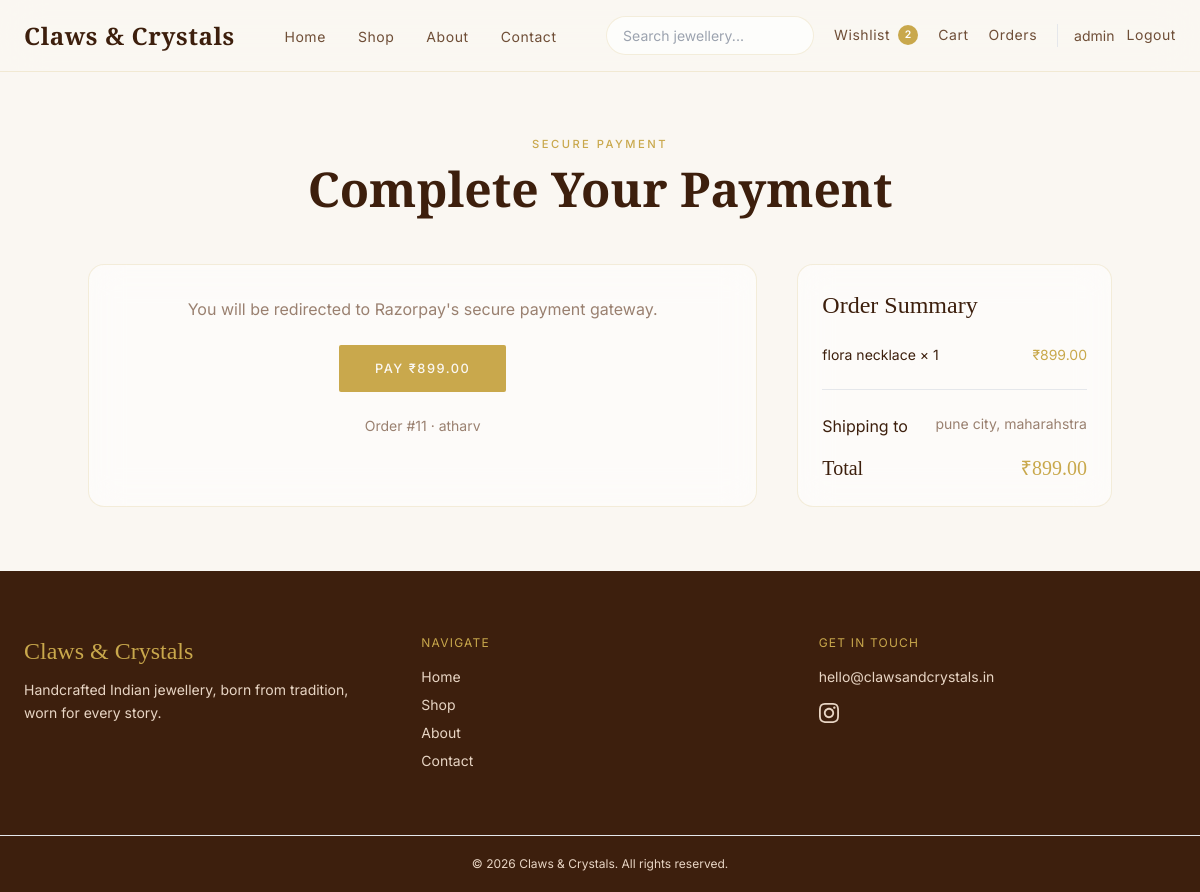
/orders/payment/11/ (signed in), run on the app's committed database.
### orders/models.py (models this page shows, shortened)
class Order(models.Model):
    STATUS_CHOICES = (
        ("pending", "Pending"),
        ("processing", "Processing"),
        ("shipped", "Shipped"),
        ("delivered", "Delivered"),
        ("cancelled", "Cancelled"),
    )
    PAYMENT_STATUS_CHOICES = (
        ("unpaid", "Unpaid"),
        ("paid", "Paid"),
        ("failed", "Failed"),
    )
    user = models.ForeignKey(
        settings.AUTH_USER_MODEL,
        on_delete=models.CASCADE,
        related_name="orders"
    )
    full_name = models.CharField(max_length=255)
    email = models.EmailField()
    phone = models.CharField(max_length=20)
    address = models.TextField()
    city = models.CharField(max_length=100)
    state = models.CharField(max_length=100)
    pincode = models.CharField(max_length=20)
    total_amount = models.DecimalField(
        max_digits=10,
        decimal_places=2
    )
    status = models.CharField(
        max_length=20,
        choices=STATUS_CHOICES,
        default="pending"
    )
    payment_status = models.CharField(
        max_length=20,
        choices=PAYMENT_STATUS_CHOICES,
        default="unpaid"
    )
    razorpay_order_id = models.CharField(
        max_length=255,
        unique=True,
        blank=True,
        null=True
    )
    razorpay_payment_id = models.CharField(
        max_length=255,
        blank=True
    )
    razorpay_signature = models.CharField(
        max_length=255,
        blank=True
    )
    paid_at = models.DateTimeField(
        blank=True,
        null=True
    )
    created_at = models.DateTimeField(
        auto_now_add=True
    )

class OrderItem(models.Model):
    order = models.ForeignKey(
        Order,
        on_delete=models.CASCADE,
        related_name="items"
    )
    product = models.ForeignKey(
        Product,
        on_delete=models.CASCADE
    )
    quantity = models.PositiveIntegerField()
    price = models.DecimalField(
        max_digits=10,
        decimal_places=2
    )

### products/models.py (models this page shows, shortened)
class Product(models.Model):
    STATUS_CHOICES = (
        ("draft", "Draft"),
        ("published", "Published"),
        ("out_of_stock", "Out of Stock"),
    )
    category = models.ForeignKey(
        Category,
        on_delete=models.CASCADE,
        related_name="products"
    )
    name = models.CharField(max_length=200)
    slug = models.SlugField(
        unique=True
    )
    sku = models.CharField(
        max_length=50,
        unique=True,
        blank=True,
        null=True
    )
    description = models.TextField()
    price = models.DecimalField(
        max_digits=10,
        decimal_places=2
    )
    discounted_price = models.DecimalField(
        max_digits=10,
        decimal_places=2,
        blank=True,
        null=True
    )
    stock = models.PositiveIntegerField(
        default=0
    )
    material = models.CharField(
        max_length=100,
        blank=True
    )
    weight = models.CharField(
        max_length=50,
        blank=True
    )
    featured = models.BooleanField(
        default=False
    )
    status = models.CharField(
        max_length=20,
        choices=STATUS_CHOICES,
        default="draft"
    )
    created_at = models.DateTimeField(
        auto_now_add=True
    )
    updated_at = models.DateTimeField(
        auto_now=True
    )
    tags = models.ManyToManyField(Tag, blank=True)
    seo_title = models.CharField(
    max_length=255,
    blank=True
    )
    seo_description = models.TextField(
        blank=True
    )

### orders/views.py (the view)
@login_required
def payment_view(request, order_id):
    order = get_object_or_404(
        Order,
        id=order_id,
        user=request.user,
    )
    if order.payment_status == "paid":
        return redirect("order_success", order_id=order.id)
    try:
        order = _ensure_razorpay_order(order)
    except Exception as exc:
        messages.error(request, _payment_error_message(exc))
        return redirect("my_orders")
    return render(
        request,
        "orders/payment.html",
        {
            "order": order,
            "razorpay_key_id": settings.RAZORPAY_KEY_ID,
            "razorpay_order_id": order.razorpay_order_id,
            "amount_paise": amount_in_paise(order.total_amount),
        },
    )

### cart/context_processors.py (called while the page is built)
def navbar_counts(request):
    cart_count = 0
    wishlist_count = 0
    if request.user.is_authenticated:
        cart_count = (
            CartItem.objects.filter(
                user=request.user
            ).aggregate(
                total=Sum("quantity")
            )["total"]
            or 0
        )
        wishlist_count = Wishlist.objects.filter(
            user=request.user
        ).count()
    return {
        "cart_count": cart_count,
        "wishlist_count": wishlist_count,
    }

### orders/payments.py (called while the page is built)
def amount_in_paise(amount):
    return int(Decimal(amount) * 100)

### orders/views.py (called while the page is built)
def _ensure_razorpay_order(order):
    if order.razorpay_order_id:
        return order
    razorpay_order = create_razorpay_order(order)
    order.razorpay_order_id = razorpay_order["id"]
    order.save(update_fields=["razorpay_order_id"])
    return order

### templates/orders/payment.html (shortened to what this page needs)
{% extends "base.html" %}
{% load static %}
{% block content %}
<section class="py-16 px-6">
    <div class="max-w-5xl mx-auto">
        <div class="section-header mb-12">
            <span class="section-eyebrow">
                Secure Payment
            </span>
            <h1 class="section-title">
                Complete Your Payment
            </h1>
        </div>
        <div class="grid lg:grid-cols-3 gap-10">
            <div class="lg:col-span-2 glass-card p-8 text-center">
                <p class="text-muted mb-6">
                    You will be redirected to Razorpay's secure payment gateway.
                </p>
                <button
                    id="rzp-button"
                    type="button"
                    class="btn-primary"
                >
                    Pay ₹{{ order.total_amount }}
                </button>
                <p class="text-sm text-muted mt-6">
                    Order #{{ order.id }} · {{ order.full_name }}
                </p>
            </div>
            <div class="glass-card p-6 h-fit">
                <h2 class="font-serif text-2xl text-brown mb-6">
                    Order Summary
                </h2>
                <div class="space-y-4">
                    {% for item in order.items.all %}
                    <div class="flex justify-between text-sm">
                        <span class="text-brown">
                            {{ item.product.name }} × {{ item.quantity }}
                        </span>
                        <span class="text-gold">
                            ₹{{ item.price }}
                        </span>
                    </div>
                    {% endfor %}
                </div>
                <div class="mt-6 pt-6 border-t border-gold/20">
                    <div class="flex justify-between mb-4">
                        <span class="text-brown">Shipping to</span>
                        <span class="text-sm text-muted text-right">
                            {{ order.city }}, {{ order.state }}
                        </span>
                    </div>
                    <div class="flex justify-between">
                        <span class="font-serif text-xl text-brown">
                            Total
                        </span>
                        <span class="font-serif text-xl text-gold">
                            ₹{{ order.total_amount }}
                        </span>
                    </div>
                </div>
            </div>
        </div>
    </div>
</section>
{% endblock %}

### templates/partials/navbar.html (shortened to what this page needs)
<nav class="site-nav sticky top-0 z-50" id="site-nav">
    <div class="page-container py-4">
        <div class="flex items-center justify-between gap-4">
            <a href="/"
                class="font-serif text-2xl font-semibold tracking-wide text-brown hover:text-gold transition-colors shrink-0">
                Claws &amp; Crystals
            </a>
            <ul class="hidden lg:flex items-center gap-8">
                <li><a href="/" class="nav-link">Home</a></li>
                <li><a href="{% url 'product_list' %}" class="nav-link">Shop</a></li>
                <li><a href="{% url 'about' %}" class="nav-link">About</a></li>
                <li><a href="{% url 'contact' %}" class="nav-link">Contact</a></li>
            </ul>
            <div class="hidden lg:flex items-center gap-5">
                <form method="GET" action="{% url 'product_list' %}">
                    <input type="text" name="q" placeholder="Search jewellery..."
                        value="{{ request.GET.q }}" class="search-input">
                </form>
                <a href="{% url 'wishlist' %}" class="nav-link flex items-center gap-2">
                    Wishlist
                    {% if wishlist_count %}
                    <span class="badge-count">{{ wishlist_count }}</span>
                    {% endif %}
                </a>
                <a href="{% url 'cart' %}" class="nav-link flex items-center gap-2">
                    Cart
                </a>
                <a href="{% url 'my_orders' %}" class="nav-link">Orders</a>
                {% if request.user.is_authenticated %}
                <div class="flex items-center gap-3 pl-4 border-l border-gold/20">
                    <a href="{% url 'profile' %}" class="text-sm text-brown-mid hover:text-gold transition-colors">
                        {{ request.user.username }}
                    </a>
                    <a href="{% url 'logout' %}" class="nav-link">Logout</a>
                </div>
                {% else %}
                <div class="flex items-center gap-3 pl-4 border-l border-gold/20">
                    <a href="{% url 'login' %}" class="nav-link">Login</a>
                    <a href="{% url 'register' %}" class="btn-primary !py-2 !px-5 !text-xs">Register</a>
                </div>
                {% endif %}
            </div>
        </div>
    </div>
</nav>

### static/css/design-tokens.css (style rules this page uses)
:root { --cc-font-serif: "Cormorant Garamond", Georgia, serif; --cc-font-sans: "Inter", system-ui, sans-serif; --cc-ivory: #FAF7F2; --cc-cream: #F3ECE3; --cc-blush: #E8D5C4; --cc-accent: #C9A84C; --cc-accent-light: #E8D499; --cc-accent-hover: #3D1F0D; --cc-brown: #3D1F0D; --cc-brown-mid: #6F4E37; --cc-muted: #9A8070; --cc-white: #FFFFFF; --cc-bg: var(--cc-ivory); --cc-bg-subtle: var(--cc-cream); --cc-text: var(--cc-brown); --cc-text-secondary: var(--cc-brown-mid); --cc-text-muted: var(--cc-muted); --cc-text-on-accent: var(--cc-ivory); --cc-text-on-dark: var(--cc-blush); --cc-danger: #b91c1c; --cc-success: #15803d; --cc-warning: #b45309; --cc-surface: rgba(255, 255, 255, 0.55); --cc-surface-solid: rgba(255, 255, 255, 0.85); --cc-surface-dark: var(--cc-brown); --cc-border: rgba(201, 168, 76, 0.18); --cc-border-strong: rgba(201, 168, 76, 0.35); --cc-input-bg: rgba(250, 247, 242, 0.8); --cc-nav-bg: rgba(250, 247, 242, 0.88); --cc-radius-sm: 0.5rem; --cc-radius-md: 1rem; --cc-radius-pill: 9999px; --cc-shadow-soft: 0 8px 40px rgba(61, 31, 13, 0.08); --cc-shadow-focus: 0 0 0 3px rgba(201, 168, 76, 0.15); --cc-blur: 16px; --cc-transition: 0.25s ease; --cc-space-page: 1.5rem; --cc-space-section: 4rem; --cc-container: 80rem; }

### static/css/style.css (style rules this page uses)
.page-container { max-width: var(--cc-container); margin-inline: auto; padding-inline: var(--cc-space-page); }
.nav-link { font-family: var(--cc-font-sans); font-size: 0.875rem; font-weight: 400; letter-spacing: 0.04em; color: var(--cc-text-secondary); text-decoration: none; position: relative; padding-bottom: 2px; transition: color var(--cc-transition); }
.nav-link::after { content: ""; position: absolute; bottom: 0; left: 0; width: 0; height: 1px; background: var(--cc-accent); transition: width 0.3s ease; }
.site-nav { background: var(--cc-nav-bg); backdrop-filter: blur(20px); -webkit-backdrop-filter: blur(20px); border-bottom: 1px solid var(--cc-border); }
.badge-count { display: inline-flex; align-items: center; justify-content: center; min-width: 1.25rem; height: 1.25rem; padding: 0 0.35rem; border-radius: var(--cc-radius-pill); background: var(--cc-accent); color: var(--cc-white); font-size: 0.65rem; font-weight: 600; }
.glass-card { background: var(--cc-surface); backdrop-filter: blur(var(--cc-blur)); -webkit-backdrop-filter: blur(var(--cc-blur)); border: 1px solid var(--cc-border); border-radius: var(--cc-radius-md); transition: box-shadow 0.3s ease, transform 0.3s ease, border-color var(--cc-transition); }
.btn-primary { display: inline-flex; align-items: center; justify-content: center; gap: 0.5rem; background: var(--cc-accent); color: var(--cc-text-on-accent); padding: 0.875rem 2.25rem; font-family: var(--cc-font-sans); font-size: 0.8rem; font-weight: 500; letter-spacing: 0.12em; text-transform: uppercase; text-decoration: none; border: none; border-radius: 2px; cursor: pointer; transition: background var(--cc-transition), transform 0.2s ease, opacity var(--cc-transition); }
.section-eyebrow { display: block; font-family: var(--cc-font-sans); font-size: 0.7rem; font-weight: 500; letter-spacing: 0.22em; text-transform: uppercase; color: var(--cc-accent); margin-bottom: 0.5rem; }
.section-header { text-align: center; }
.section-title { font-family: var(--cc-font-serif); font-size: clamp(2rem, 4vw, 3rem); font-weight: 600; color: var(--cc-text); line-height: 1.15; }
.search-input { width: 100%; max-width: 13rem; padding: 0.5rem 1rem; border-radius: var(--cc-radius-pill); border: 1px solid var(--cc-border); background: rgba(255, 255, 255, 0.7); font-size: 0.875rem; font-family: var(--cc-font-sans); color: var(--cc-text); outline: none; transition: border-color var(--cc-transition), box-shadow var(--cc-transition); }

### data on the page
Order: total_amount "899.00", id "11", full_name "atharv", city "pune city", state "maharahstra"
OrderItem: product.name "flora necklace", quantity "1", price "899.00"

### other printed values
{{ wishlist_count }} "2"
{{ request.user.username }} "admin"
